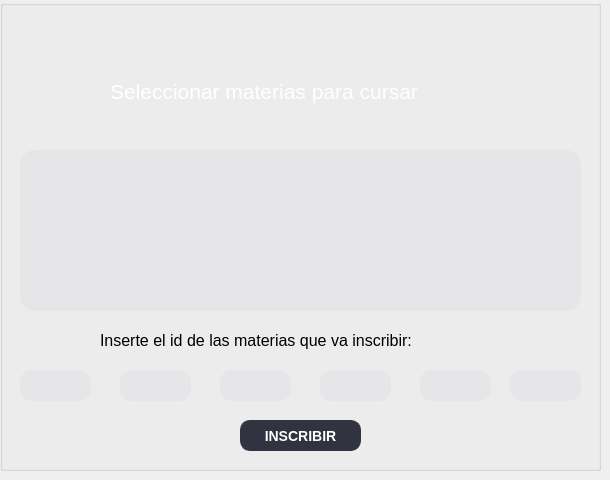
       <widget class="QWidget" name="Materias">
        <widget class="QGroupBox" name="groupBox_18">
         <property name="geometry">
          <rect>
           <x>0</x>
           <y>0</y>
           <width>601</width>
           <height>471</height>
          </rect>
         </property>
         <property name="styleSheet">
          <string notr="true"/>
         </property>
         <property name="title">
          <string/>
         </property>
         <widget class="QLabel" name="label_7">
          <property name="geometry">
           <rect>
            <x>0</x>
            <y>0</y>
            <width>601</width>
            <height>131</height>
           </rect>
          </property>
          <property name="styleSheet">
           <string notr="true">border-image: url(:/Imagenes/Profesor/barra.png);</string>
          </property>
          <property name="text">
           <string/>
          </property>
         </widget>
         <widget class="QTableView" name="tablaMaterias">
          <property name="geometry">
           <rect>
            <x>20</x>
            <y>150</y>
            <width>561</width>
            <height>161</height>
           </rect>
          </property>
          <property name="styleSheet">
           <string notr="true">QTableView {

border-radius: 15px;
background: rgba(224, 222, 225, 120);
selection-background-color: rgba(143, 141, 161, 204);
selection-color: rgb(243, 241, 244);
}

QHeaderView::section {
font: 9pt;
height: 15px;
background: rgb(240, 238, 241);
border-radius: 20px;
}</string>
          </property>
         </widget>
         <widget class="QLabel" name="label_8">
          <property name="geometry">
           <rect>
            <x>110</x>
            <y>60</y>
            <width>391</width>
            <height>62</height>
           </rect>
          </property>
          <property name="font">
           <font>
            <family>MS Shell Dlg 2</family>
            <pointsize>16</pointsize>
            <weight>10</weight>
            <italic>false</italic>
            <bold>false</bold>
           </font>
          </property>
          <property name="styleSheet">
           <string notr="true">background-color: transparent;
color:white;
font: 80 16pt &quot;MS Shell Dlg 2&quot;;</string>
          </property>
          <property name="text">
           <string>Seleccionar materias para cursar</string>
          </property>
         </widget>
         <widget class="QLineEdit" name="materiaEdit1">
          <property name="geometry">
           <rect>
            <x>20</x>
            <y>370</y>
            <width>71</width>
            <height>31</height>
           </rect>
          </property>
          <property name="styleSheet">
           <string notr="true">QLineEdit {
background: rgba(224, 222, 225, 120);
border-radius: 12px;
color: black;
font-size: 15px;
padding-left: 27px;
}
</string>
          </property>
         </widget>
         <widget class="QLabel" name="label_9">
          <property name="geometry">
           <rect>
            <x>100</x>
            <y>325</y>
            <width>401</width>
            <height>31</height>
           </rect>
          </property>
          <property name="font">
           <font>
            <family>MS Shell Dlg 2</family>
            <pointsize>12</pointsize>
            <weight>10</weight>
            <italic>false</italic>
            <bold>false</bold>
           </font>
          </property>
          <property name="styleSheet">
           <string notr="true">background-color: transparent;
color:black;
font: 80 12pt &quot;MS Shell Dlg 2&quot;;</string>
          </property>
          <property name="text">
           <string>Inserte el id de las materias que va inscribir:</string>
          </property>
         </widget>
         <widget class="QLineEdit" name="materiaEdit2">
          <property name="geometry">
           <rect>
            <x>120</x>
            <y>370</y>
            <width>71</width>
            <height>31</height>
           </rect>
          </property>
          <property name="styleSheet">
           <string notr="true">QLineEdit {
background: rgba(224, 222, 225, 120);
border-radius: 12px;
color: black;
font-size: 15px;
padding-left: 27px;
}</string>
          </property>
         </widget>
         <widget class="QLineEdit" name="materiaEdit3">
          <property name="geometry">
           <rect>
            <x>220</x>
            <y>370</y>
            <width>71</width>
            <height>31</height>
           </rect>
          </property>
          <property name="styleSheet">
           <string notr="true">QLineEdit {
background: rgba(224, 222, 225, 120);
border-radius: 12px;
color: black;
font-size: 15px;
padding-left: 27px;
}</string>
          </property>
         </widget>
         <widget class="QLineEdit" name="materiaEdit4">
          <property name="geometry">
           <rect>
            <x>320</x>
            <y>370</y>
            <width>71</width>
            <height>31</height>
           </rect>
          </property>
          <property name="styleSheet">
           <string notr="true">QLineEdit {
background: rgba(224, 222, 225, 120);
border-radius: 12px;
color: black;
font-size: 15px;
padding-left: 27px;
}</string>
          </property>
         </widget>
         <widget class="QLineEdit" name="materiaEdit5">
          <property name="geometry">
           <rect>
            <x>420</x>
            <y>370</y>
            <width>71</width>
            <height>31</height>
           </rect>
          </property>
          <property name="styleSheet">
           <string notr="true">QLineEdit {
background: rgba(224, 222, 225, 120);
border-radius: 12px;
color: black;
font-size: 15px;
padding-left: 27px;
}</string>
          </property>
         </widget>
         <widget class="QLineEdit" name="materiaEdit6">
          <property name="geometry">
           <rect>
            <x>510</x>
            <y>370</y>
            <width>71</width>
            <height>31</height>
           </rect>
          </property>
          <property name="styleSheet">
           <string notr="true">QLineEdit {
background: rgba(224, 222, 225, 120);
border-radius: 12px;
color: black;
font-size: 15px;
padding-left: 27px;
}</string>
          </property>
         </widget>
         <widget class="QPushButton" name="inscribitButton">
          <property name="geometry">
           <rect>
            <x>240</x>
            <y>420</y>
            <width>121</width>
            <height>31</height>
           </rect>
          </property>
          <property name="font">
           <font>
            <pointsize>-1</pointsize>
            <weight>75</weight>
            <bold>true</bold>
           </font>
          </property>
          <property name="styleSheet">
           <string notr="true">QPushButton{
color: white;
background-color: rgb(49, 51, 64);
font-size:14px;
border: 1px solid rgb(49, 51, 64);
border-radius: 10px; 
padding: 2px 4px;
}</string>
          </property>
          <property name="text">
           <string>INSCRIBIR</string>
          </property>
         </widget>
        </widget>
       </widget>
